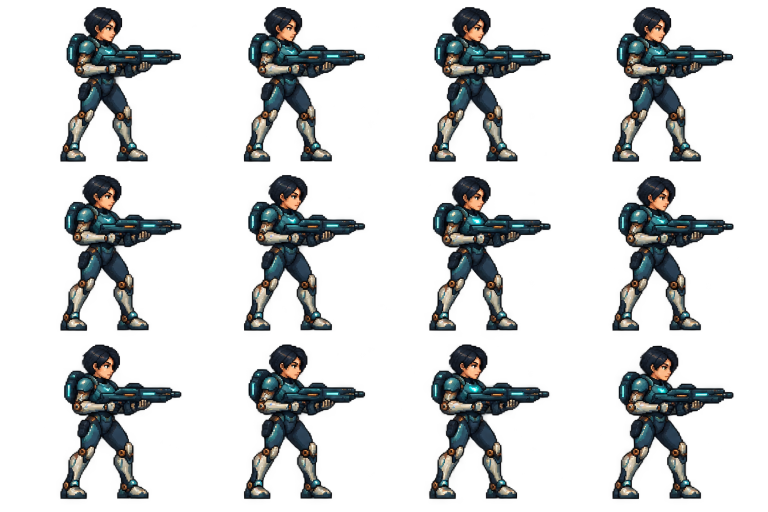
#> input picture assets/sources/v2/characters/player_idle_armed.png, 1536 x 1024 px, found by its file name (shown at 1/2 size)
$ python -i export-proof-art.py   (imports and definitions only)
#> lines starting #> are read from the running program, lines starting #| are printed output that depends on the picture
"""Technical slicing, shared scaling, alignment and palette export of V2 art.

Original generated PNGs are never modified. This performs no painted pose edits.
"""
from pathlib import Path
from statistics import median
from PIL import Image
import json,hashlib

ROOT=Path(__file__).resolve().parent.parent
SOURCE=ROOT/'assets/sources/v2';OUT=ROOT/'assets/runtime/v2'
# [1 line that did not run here, left out]

def clean(image):
    image=image.convert('RGBA');image.putalpha(image.getchannel('A').point(lambda a:255 if a>=180 else 0));return image

def cells(file):
    raw=Image.open(SOURCE/file).convert('RGBA')
#> raw is the input picture: PIL image 1536x1024 RGBA; mean R, G, B, A 38.8, 44.8, 46.2, 57.7
    if raw.getchannel('A').getextrema()[0]>0:raise ValueError(f'{file}: sprite source has no transparent background')
    frames=[];boxes=[]
    if file.startswith('characters/'):
        # The generator's character columns can cross nominal grid boundaries.
        # Recover whole connected silhouettes, then record reviewed crop bounds.
        cache=(SOURCE/file).with_suffix('.crops.json');digest=hashlib.sha256((SOURCE/file).read_bytes()).hexdigest()
        reviewed=json.loads(cache.read_text(encoding='utf8')) if cache.exists() else {}
        if reviewed.get('sha256')==digest:boxes=reviewed['boxes']
        else:
            mask=bytearray(clean(raw).getchannel('A').tobytes());width,height=raw.size;components=[]
            for seed in range(len(mask)):
                if not mask[seed]:continue
                stack=[seed];mask[seed]=0;count=0;left=width;top=height;right=bottom=0
                while stack:
                    pos=stack.pop();yy,xx=divmod(pos,width);count+=1
                    left=min(left,xx);right=max(right,xx);top=min(top,yy);bottom=max(bottom,yy)
                    for nxt in (pos-width if yy else -1,pos+width if yy<height-1 else -1,pos-1 if xx else -1,pos+1 if xx<width-1 else -1):
                        if nxt>=0 and mask[nxt]:mask[nxt]=0;stack.append(nxt)
                if count>100:components.append((count,[left,top,right+1,bottom+1]))
            selected=sorted(components,reverse=True)[:12]
            if len(selected)!=12:raise ValueError(f'{file}: expected12 character silhouettes, found{len(selected)}')
            ordered=sorted([box for count,box in selected],key=lambda b:(b[1]+b[3])/2)
            for row in range(3):boxes.extend(sorted(ordered[row*4:row*4+4],key=lambda b:b[0]))
            cache.write_text(json.dumps({'sha256':digest,'method':'12 largest connected silhouettes; row-major whole-object crops','boxes':boxes},indent=2)+'\n',encoding='utf8')
        return raw,[clean(raw.crop(box)) for box in boxes],boxes
    for row in range(3):
        for col in range(4):
            box=[round(col*raw.width/4),round(row*raw.height/3),round((col+1)*raw.width/4),round((row+1)*raw.height/3)]
            frames.append(clean(raw.crop(box)));boxes.append(box)
#> this loop made 3 passes
#> pass 1, in clean, `image = image.convert('RGBA')`:
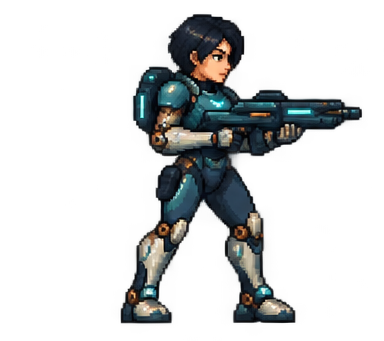
#> image: PIL image 384x341 RGBA; mean R, G, B, A 35.9, 41.8, 43.1, 56.8; transparent parts drawn white
#> pass 1, in clean (call 2), `image = image.convert('RGBA')`:
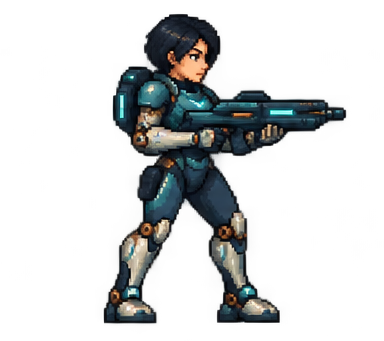
#> image: PIL image 384x341 RGBA; mean R, G, B, A 38, 44.6, 46.4, 57.4; transparent parts drawn white
#> pass 1, in clean (call 3), `image = image.convert('RGBA')`:
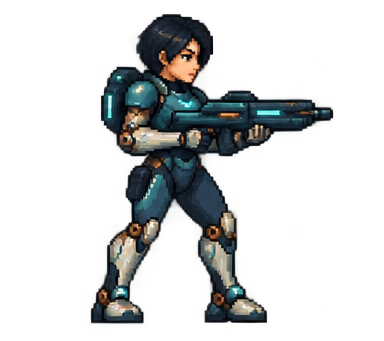
#> image: PIL image 384x341 RGBA; mean R, G, B, A 38.1, 44.6, 46.1, 57.7; transparent parts drawn white
#> pass 1, in clean (call 4), `image = image.convert('RGBA')`:
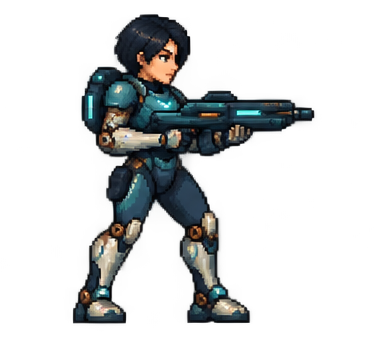
#> image: PIL image 384x341 RGBA; mean R, G, B, A 36.4, 42.3, 43.8, 57.5; transparent parts drawn white
#> after the loop, boxes = [[0, 0, 384, 341], [384, 0, 768, 341], [768, 0, 1152, 341], [1152, 0, 1536, 341], [0, 341, 384, 683], [384, 341, 768, 683], [768, 341, 1152, 683], [1152, 341, 1536, 683], [0, 683, 384, 1024], [384, 683, 768, 1024], [768, 683, 1152, 1024], [1152, 683, 1536, 1024]]; frames = 12 items
    return raw,frames,boxes

# A single normalized pixel scale for all player animations; never fit each pose.
# [1 line that did not run here, left out]
# [1 line that did not run here, left out]
# [1 line that did not run here, left out]
# [1 line that did not run here, left out]
family_palettes={}
# [1 line that did not run here, left out]
# Generated columns are not perfectly spaced. Locate the head (above the rifle)
# as a rigid registration landmark, then retain the idle family's root offset.
def head_center(frame):
    b=frame.getbbox();head=frame.crop((0,b[1],frame.width,round(b[1]+(b[3]-b[1])*.16))).getbbox()
    return (head[0]+head[2])/2
root_offsets=[]
# [3 lines not run here, left out]
# [1 line that did not run here, left out]
# [40 lines not run here, left out]

>>> result = cells('../assets/sources/v2/characters/player_idle_armed.png')
